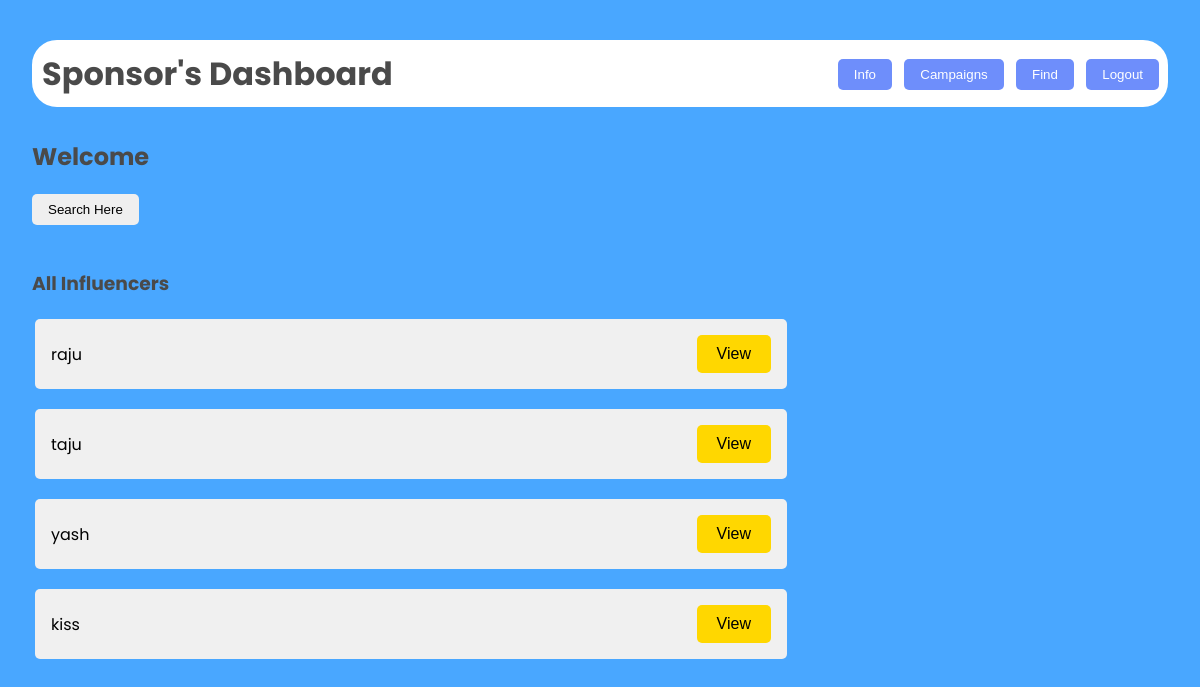
Before: /sfind (signed in) with the older database file.
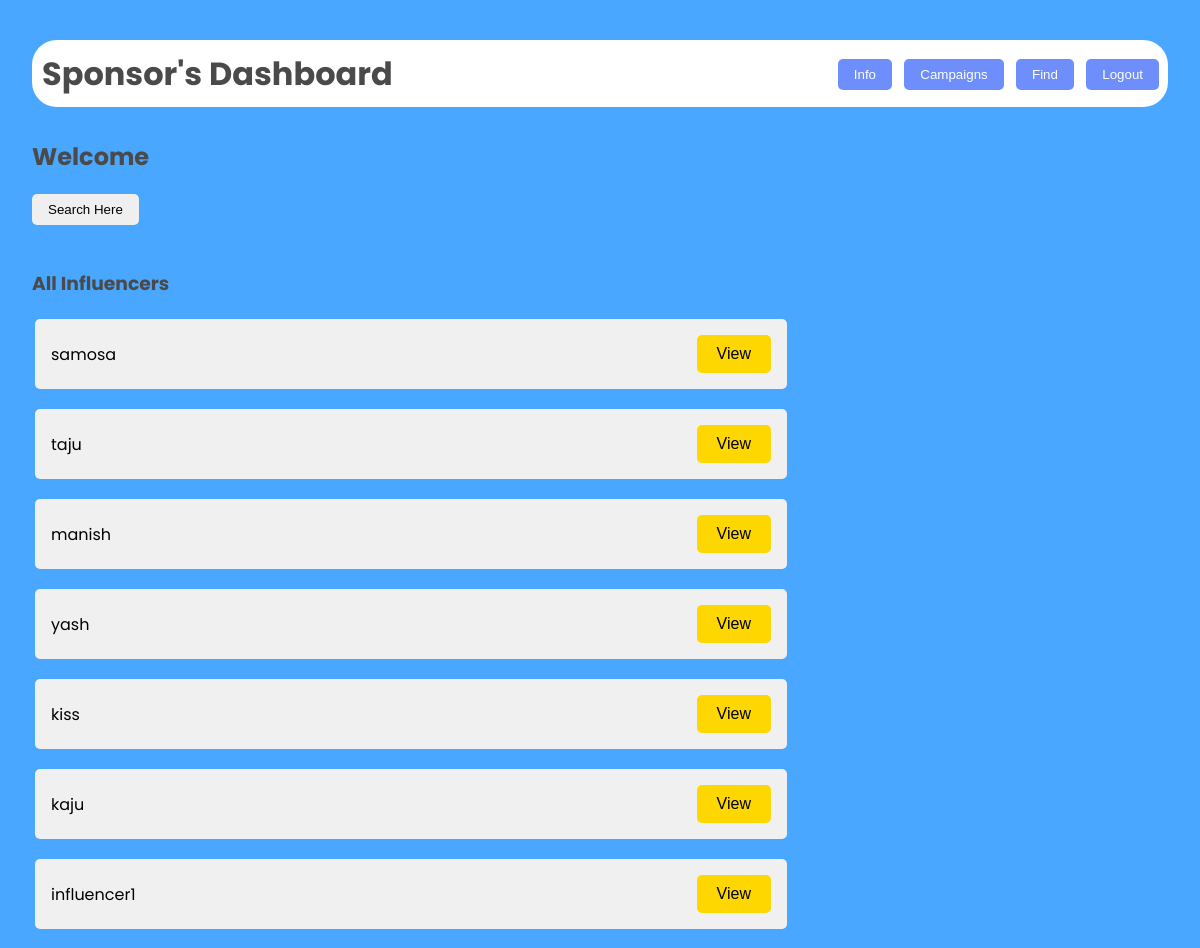
After: the same page with the newer database file.
### models.py (models this page shows)
class Influencer(db.Model):
    __tablename__ = 'influencer'
    inid=db.Column(db.Integer,primary_key=True)
    iname = db.Column(db.String, nullable=False)
    usename = db.Column(db.String, unique=True)
    email = db.Column(db.String, nullable=False)
    password = db.Column(db.String, nullable=False)
    platform = db.Column(db.String, nullable=False)
    number = db.Column(db.Integer, nullable=False)
    reach = db.Column(db.Integer, nullable=False)
    flag = db.Column(db.Integer, nullable=False, default=0)

### main.py (the view)
@app.route('/sfind')
def sfind():
    if 'username' in session:
        influ=Influencer.query.filter_by(flag=0).all()
        user=Sponsor.query.filter_by(usename=session['username']).first()
        return  render_template("sponsor_find.html",influ=influ,user=user)
    else:
        return redirect('/')

### templates/sponsor_find.html (shortened to what this page needs)
<!DOCTYPE html>
<html lang="en">
<head>
    <link rel="stylesheet" href="/static/dash.css">
</head>
<body>
    <div class="dashboard">
        <header>
            <h1>Sponsor's Dashboard</h1>
            <nav>
                <a href="/smain"><button>Info</button></a>
                <a href="/campaign"><button>Campaigns</button></a>
                <a href="/sfind"><button>Find</button></a>
                <a href="/logout"><button>Logout</button></a>
            </nav>
        </header>
        <main>
            <h2>Welcome {{user.sname}}</h2>
            <div class="searchbar">
                <a href="/search_influencer"><button class="searchbar">Search Here</button></a>
            </div>
            <br>
            <div class="viewpoint">
                <h3>All Influencers</h3>
                <table>
                    {% for i in influ %}
                        <tr>
                            <td>
                                <div class="list">
                                    <span>{{ i.iname }}</span>
                                    <div>
                                        <button class="viewopen" data-popup-id="popup{{ i.inid }}">View</button>
                                    </div>
                                </div>
                            </td>
                        </tr>
                    {% endfor %}
                </table>
            </div>
        </main>
    </div>
</body>
</html>

Changed rows visible on the page:
no longer on this page (row edited): Influencer: iname "raju"
now on this page (row edited): Influencer: iname "samosa"
now on this page (row edited): Influencer: iname "manish"
now on this page (row edited): Influencer: iname "kaju"
added Influencer: iname "influencer1"
